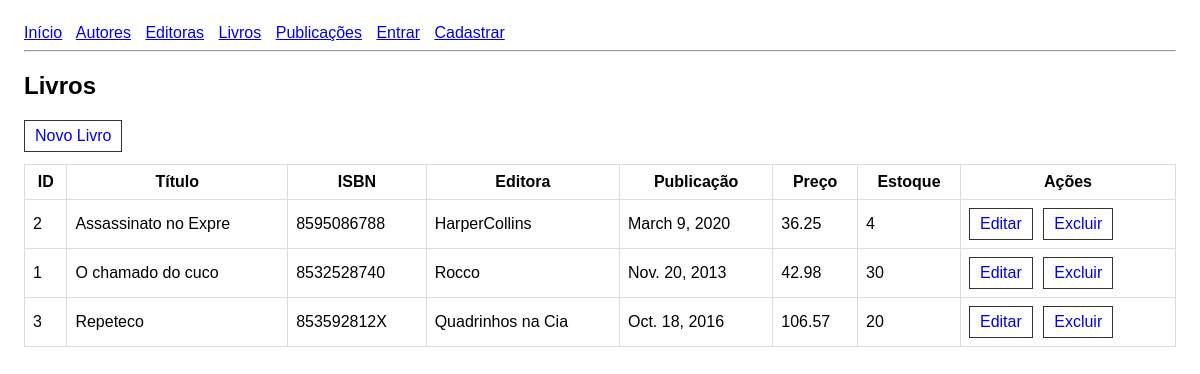
The page /edu/livros/ on the database as committed earlier.
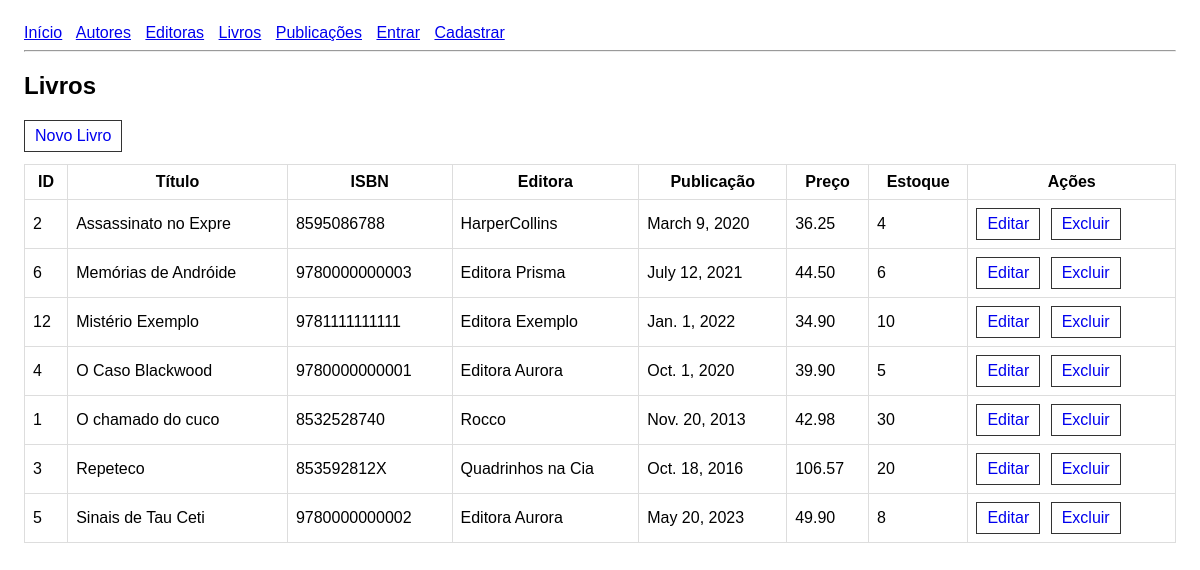
The same page on the database as committed later.
### edu/models.py (models this page shows, shortened)
class Livro(models.Model):
    id = models.AutoField(primary_key=True)
    isbn = models.CharField(max_length=13, unique=True, null=False, blank=False)
    titulo = models.CharField(max_length=20, null=False, blank=False)
    publicacao = models.DateField(null=False, blank=False)
    preco = models.DecimalField(max_digits=6, decimal_places=2, null=False, blank=False)
    estoque = models.IntegerField(null=False, blank=False)
    editora = models.ForeignKey(Editora, on_delete=models.CASCADE)

class Editora(models.Model):
    id = models.AutoField(primary_key=True)
    nome = models.CharField(max_length=100, unique=True, null=False, blank=False)

### edu/views.py (the view)
# urls.py: path("livros/", views.livro_list, name="livro_list"),
def livro_list(request):
    livros_qs = Livro.objects.select_related("editora").all().order_by("titulo")
    paginator = Paginator(livros_qs, 10)  # livros por página
    page_number = request.GET.get("page")
    livros = paginator.get_page(page_number)
    return render(request, "edu/livro/list.html", {"livros": livros})

### edu/templates/edu/livro/list.html (shortened to what this page needs)
{% extends "edu/base.html" %}
{% block content %}
<h2>Livros</h2>
<a class="btn" href="{% url 'livro_create' %}">Novo Livro</a>
<table>
    <thead>
        <tr>
            <th>ID</th>
            <th>Título</th>
            <th>ISBN</th>
            <th>Editora</th>
            <th>Publicação</th>
            <th>Preço</th>
            <th>Estoque</th>
            <th>Ações</th>
        </tr>
    </thead>
    <tbody>
    {% for livro in livros %}
        <tr>
            <td>{{ livro.id }}</td>
            <td>{{ livro.titulo }}</td>
            <td>{{ livro.isbn }}</td>
            <td>{{ livro.editora.nome }}</td>
            <td>{{ livro.publicacao }}</td>
            <td>{{ livro.preco }}</td>
            <td>{{ livro.estoque }}</td>
            <td>
                <a class="btn" href="{% url 'livro_update' livro.id %}">Editar</a>
                <a class="btn" href="{% url 'livro_delete' livro.id %}">Excluir</a>
            </td>
        </tr>
    {% empty %}
        <tr><td colspan="8">Nenhum livro cadastrado.</td></tr>
    {% endfor %}
    </tbody>
</table>
{% endblock %}

### edu/templates/edu/base.html (shortened to what this page needs)
<!DOCTYPE html>
<html lang="pt-br">
<head>
</head>
<body>
    <nav>
        <a href="{% url 'edu_home' %}">Início</a>
        <a href="{% url 'autor_list' %}">Autores</a>
        <a href="{% url 'editora_list' %}">Editoras</a>
        <a href="{% url 'livro_list' %}">Livros</a>
        <a href="{% url 'publica_list' %}">Publicações</a>
        {% if user.is_authenticated %}
            <a href="{% url 'logout' %}">Sair</a>
        {% else %}
            <a href="{% url 'login' %}">Entrar</a>
            <a href="{% url 'signup' %}">Cadastrar</a>
        {% endif %}
    </nav>
    <hr />
    {% block content %}{% endblock %}
</body>
</html>

### edu/templates/edu/base.html (style rules this page uses)
body { font-family: Arial, sans-serif; margin: 24px; }
nav a { margin-right: 10px; }
table { border-collapse: collapse; width: 100%; margin-top: 12px; }
th, td { border: 1px solid #ddd; padding: 8px; }
.btn { display: inline-block; padding: 6px 10px; border: 1px solid #333; text-decoration: none; margin-right: 6px; }

Rows that differ between the two databases and show on the page:
added Livro: id "6", titulo "Memórias de Andróide", isbn "9780000000003", editora.nome "Editora Prisma", publicacao "July 12, 2021", preco "44.50", estoque "6"
added Livro: id "12", titulo "Mistério Exemplo", isbn "9781111111111", editora.nome "Editora Exemplo", publicacao "Jan. 1, 2022", preco "34.90", estoque "10"
added Livro: id "4", titulo "O Caso Blackwood", isbn "9780000000001", editora.nome "Editora Aurora", publicacao "Oct. 1, 2020", preco "39.90", estoque "5"
added Livro: id "5", titulo "Sinais de Tau Ceti", isbn "9780000000002", editora.nome "Editora Aurora", publicacao "May 20, 2023", preco "49.90", estoque "8"
